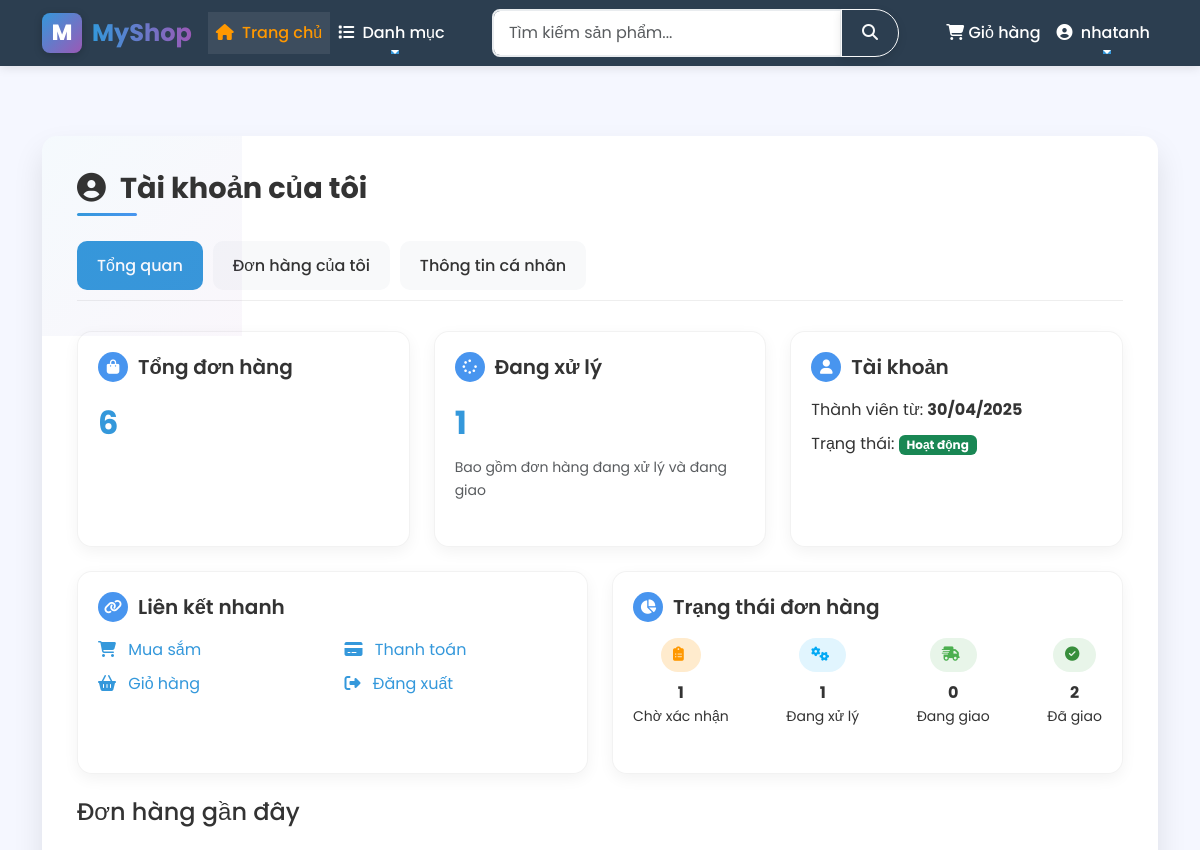
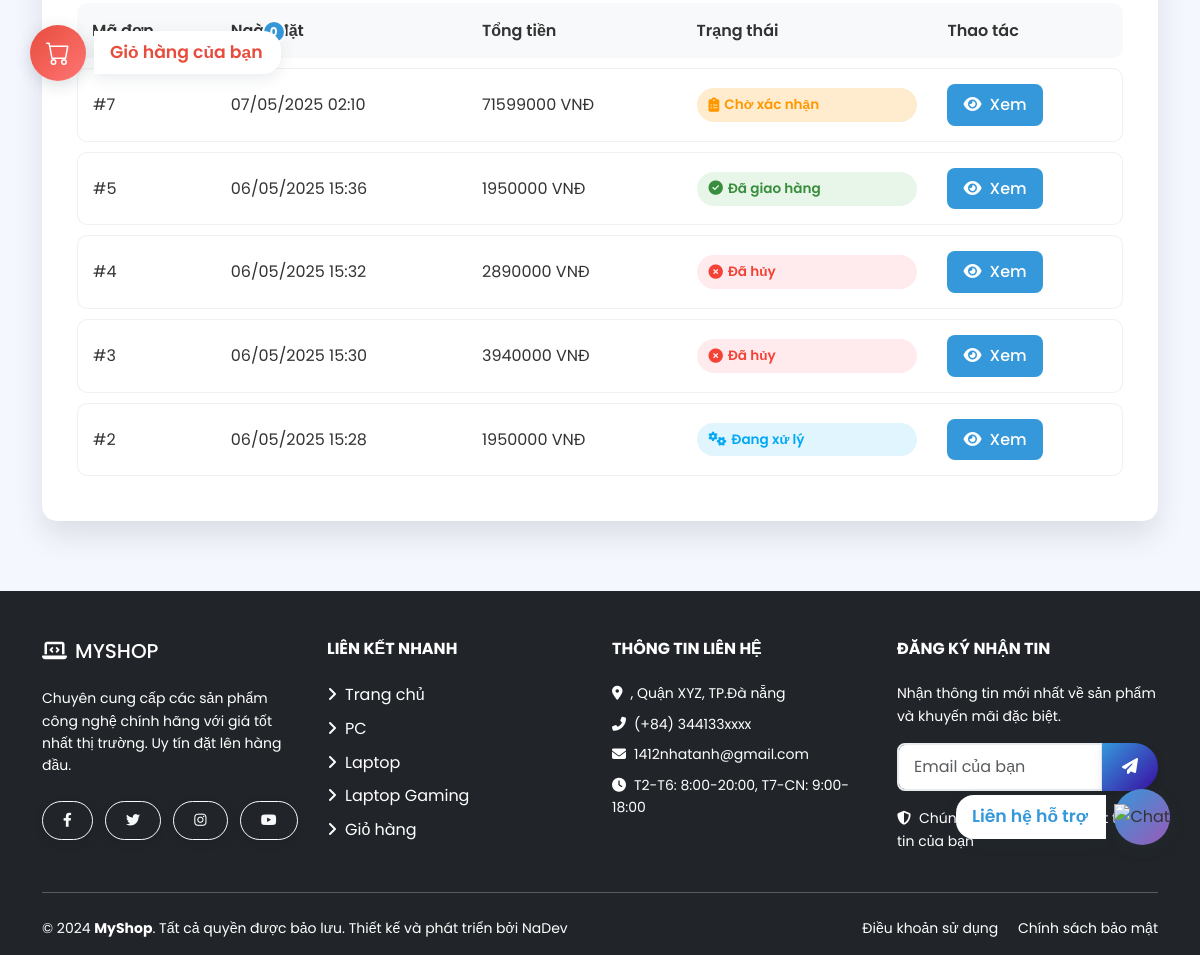
The app's page /account/ (signed in) with its own data (2 pictures, top to bottom).
### shop/models.py (models this page shows, shortened)
class Order(models.Model):
    STATUS_CHOICES = (
        ('pending', 'Chờ xác nhận'),
        ('processing', 'Đang xử lý'),
        ('shipped', 'Đang giao hàng'),
        ('delivered', 'Đã giao hàng'),
        ('cancelled', 'Đã hủy'),
    )
    user = models.ForeignKey(User, on_delete=models.CASCADE, related_name='orders')
    full_name = models.CharField(max_length=100)
    email = models.EmailField()
    phone = models.CharField(max_length=15)
    address = models.TextField()
    city = models.CharField(max_length=100)
    status = models.CharField(max_length=20, choices=STATUS_CHOICES, default='pending')
    total_amount = models.DecimalField(max_digits=12, decimal_places=2)
    created_at = models.DateTimeField(auto_now_add=True)
    updated_at = models.DateTimeField(auto_now=True)
    class Meta:
        ordering = ['-created_at']
    @property
    def get_status_display_vi(self):
        status_map = dict(self.STATUS_CHOICES)
        return status_map.get(self.status, self.status)

### shop/views.py (the view)
# urls.py: path('account/', user_account, name='user_account'),
@login_required(login_url='login')
def user_account(request):
    orders = Order.objects.filter(user=request.user).order_by('-created_at')
    total_orders = orders.count()
    pending_orders = orders.filter(status='pending').count()
    orders_processing = orders.filter(status='processing').count()
    orders_shipped = orders.filter(status='shipped').count()
    orders_delivered = orders.filter(status='delivered').count()
    processing_orders = orders_processing + orders_shipped # Tổng đơn hàng đang xử lý và đang giao
    recent_orders = orders[:5]
    context = {
        'user': request.user,
        'orders': orders,
        'total_orders': total_orders,
        'recent_orders': recent_orders,
        'pending_orders': pending_orders,
        'orders_processing': orders_processing,
        'orders_shipped': orders_shipped,
        'orders_delivered': orders_delivered,
        'processing_orders': processing_orders,
    }
    return render(request, 'shop/user_account.html', context)

### shop/templates/shop/user_account.html (shortened to what this page needs)
{% extends 'shop/base.html' %}
{% load static %}
{% block content %}
<div class="account-section">
    <h1 class="section-title">
        <i class="fas fa-user-circle me-2"></i> Tài khoản của tôi
    </h1>
    <div class="tab-menu">
        <div class="tab-item active" data-tab="dashboard">Tổng quan</div>
        <div class="tab-item" data-tab="orders">Đơn hàng của tôi</div>
        <div class="tab-item" data-tab="profile">Thông tin cá nhân</div>
    </div>
    <div id="dashboard" class="tab-content active">
        <div class="row">
            <div class="col-md-4 mb-4">
                <div class="dashboard-card">
                    <h5 class="card-title"><i class="fas fa-shopping-bag"></i> Tổng đơn hàng</h5>
                    <div class="card-value">{{ total_orders }}</div>
                </div>
            </div>
            <div class="col-md-4 mb-4">
                <div class="dashboard-card">
                    <h5 class="card-title"><i class="fas fa-spinner"></i> Đang xử lý</h5>
                    <div class="card-value">{{ processing_orders }}</div>
                    <div class="mt-2 small text-muted">Bao gồm đơn hàng đang xử lý và đang giao</div>
                </div>
            </div>
            <div class="col-md-4 mb-4">
                <div class="dashboard-card">
                    <h5 class="card-title"><i class="fas fa-user"></i> Tài khoản</h5>
                    <div class="mb-2">Thành viên từ: <span class="fw-bold">{{ user.date_joined|date:"d/m/Y" }}</span></div>
                    <div>Trạng thái: <span class="badge bg-success">Hoạt động</span></div>
                </div>
            </div>
        </div>
        <div class="row">
            <div class="col-md-6 mb-4">
                <div class="dashboard-card">
                    <h5 class="card-title"><i class="fas fa-link"></i> Liên kết nhanh</h5>
                    <div class="row">
                        <div class="col-6">
                            <ul class="list-unstyled">
                                <li class="mb-2"><a href="{% url 'product_list' %}" class="text-decoration-none"><i class="fas fa-shopping-cart me-2"></i> Mua sắm</a></li>
                                <li class="mb-2"><a href="{% url 'view_cart' %}" class="text-decoration-none"><i class="fas fa-shopping-basket me-2"></i> Giỏ hàng</a></li>
                            </ul>
                        </div>
                        <div class="col-6">
                            <ul class="list-unstyled">
                                <li class="mb-2"><a href="{% url 'checkout' %}" class="text-decoration-none"><i class="fas fa-credit-card me-2"></i> Thanh toán</a></li>
                                <li><a href="{% url 'logout' %}" class="text-decoration-none"><i class="fas fa-sign-out-alt me-2"></i> Đăng xuất</a></li>
                            </ul>
                        </div>
                    </div>
                </div>
            </div>
            <div class="col-md-6 mb-4">
                <div class="dashboard-card">
                    <h5 class="card-title"><i class="fas fa-chart-pie"></i> Trạng thái đơn hàng</h5>
                    <div class="d-flex justify-content-between text-center mt-3">
                        <div>
                            <div class="status-badge status-pending d-inline-block mb-2"><i class="fas fa-clipboard-list"></i></div>
                            <div class="fw-bold">{{ pending_orders }}</div>
                            <div class="small">Chờ xác nhận</div>
                        </div>
                        <div>
                            <div class="status-badge status-processing d-inline-block mb-2"><i class="fas fa-cogs"></i></div>
                            <div class="fw-bold">{{ orders_processing }}</div>
                            <div class="small">Đang xử lý</div>
                        </div>
                        <div>
                            <div class="status-badge status-shipped d-inline-block mb-2"><i class="fas fa-shipping-fast"></i></div>
                            <div class="fw-bold">{{ orders_shipped }}</div>
                            <div class="small">Đang giao</div>
                        </div>
                        <div>
                            <div class="status-badge status-delivered d-inline-block mb-2"><i class="fas fa-check-circle"></i></div>
                            <div class="fw-bold">{{ orders_delivered }}</div>
                            <div class="small">Đã giao</div>
                        </div>
                    </div>
                </div>
            </div>
        </div>
        <h4 class="mb-3">Đơn hàng gần đây</h4>
        {% if recent_orders %}
            <div class="table-responsive">
                <table class="orders-table">
                    <thead>
                        <tr>
                            <th>Mã đơn</th>
                            <th>Ngày đặt</th>
                            <th>Tổng tiền</th>
                            <th>Trạng thái</th>
                            <th>Thao tác</th>
                        </tr>
                    </thead>
                    <tbody>
                        {% for order in recent_orders %}
                        <tr>
                            <td>#{{ order.id }}</td>
                            <td>{{ order.created_at|date:"d/m/Y H:i" }}</td>
                            <td>{{ order.total_amount|floatformat:0 }} VNĐ</td>
                            <td>
                                <span class="status-badge status-{{ order.status }}">
                                    {% if order.status == 'pending' %}
                                        <i class="fas fa-clipboard-list"></i>
                                    {% elif order.status == 'processing' %}
                                        <i class="fas fa-cogs"></i>
                                    {% elif order.status == 'shipped' %}
                                        <i class="fas fa-shipping-fast"></i>
                                    {% elif order.status == 'delivered' %}
                                        <i class="fas fa-check-circle"></i>
                                    {% elif order.status == 'cancelled' %}
                                        <i class="fas fa-times-circle"></i>
                                    {% endif %}
                                    {{ order.get_status_display_vi }}
                                </span>
                            </td>
                            <td>
                                <a href="{% url 'order_detail' order.id %}" class="action-btn view-btn">
                                    <i class="fas fa-eye me-1"></i> Xem
                                </a>
                            </td>
                        </tr>
                        {% endfor %}
                    </tbody>
                </table>
            </div>
        {% else %}
            <div class="alert alert-info">
                <i class="fas fa-info-circle me-2"></i> Bạn chưa có đơn hàng nào.
            </div>
        {% endif %}
    </div>
</div>
{% endblock %}

### shop/templates/shop/includes/navbar.html (shortened to what this page needs)
{% load static %}
<nav class="navbar navbar-expand-lg sticky-top navbar-dark bg-dark">
    <div class="container">
        <a class="navbar-brand d-flex align-items-center" href="{% url 'home' %}">
            <div class="logo-container d-flex align-items-center justify-content-center" style="background: linear-gradient(135deg, #3498db, #9b59b6); width: 40px; height: 40px; border-radius: 8px; margin-right: 10px; box-shadow: 0 2px 8px rgba(0,0,0,0.2); transition: transform 0.3s;">
                <span style="font-weight: 800; color: white; font-size: 22px;">M</span>
            </div>
            <span style="font-weight: 700; font-size: 1.5rem; color: #fff; background: linear-gradient(90deg, #3498db, #9b59b6); -webkit-background-clip: text; -webkit-text-fill-color: transparent;">MyShop</span>
        </a>
        <div class="collapse navbar-collapse" id="navbarMain">
            <ul class="navbar-nav me-auto mb-2 mb-lg-0">
                <li class="nav-item">
                    <a class="nav-link active" href="{% url 'home' %}">
                        <i class="fas fa-home me-1"></i> Trang chủ
                    </a>
                </li>
                <li class="nav-item dropdown">
                    <a class="nav-link dropdown-toggle" href="#" id="navbarDropdown" role="button" data-bs-toggle="dropdown" aria-expanded="false">
                        <i class="fas fa-list me-1"></i> Danh mục
                    </a>
                </li>
            </ul>
            <form class="d-flex mx-auto" action="{% url 'product_list' %}" method="get">
                <div class="input-group">
                    <input class="form-control search-input" type="search" placeholder="Tìm kiếm sản phẩm..." aria-label="Search" name="search" value="{% if search %}{{ search }}{% endif %}">
                    <button class="btn btn-outline-light" type="submit">
                        <i class="fas fa-search"></i>
                    </button>
                </div>
            </form>
            <ul class="navbar-nav ms-auto mb-2 mb-lg-0">
                <li class="nav-item">
                    <a class="nav-link position-relative cart-link" href="{% url 'view_cart' %}">
                        <i class="fas fa-shopping-cart"></i> Giỏ hàng
                    </a>
                </li>
                {% if user.is_authenticated %}
                    <li class="nav-item dropdown">
                        <a class="nav-link dropdown-toggle user-link" href="#" id="userDropdown" role="button" data-bs-toggle="dropdown" aria-expanded="false">
                            <i class="fas fa-user-circle me-1"></i> {{ user.username }}
                        </a>
                    </li>
                {% endif %}
            </ul>
        </div>
    </div>
</nav>

### shop/templates/shop/includes/navbar.html (style rules this page uses)
:root { --primary-color: #3498db; --accent-color: #ff9800; --secondary-color: #2c3e50; --light-bg: #f8f9fa; }
.navbar, .navbar-brand { background: #2c3e50 !important; color: #fff !important; }
.navbar .nav-link, .navbar .dropdown-item, .navbar .navbar-brand { color: #fff !important; }
.navbar .nav-link.active, .navbar .nav-link:hover, .navbar .dropdown-item:hover { color: #ff9800 !important; background: rgba(255,255,255,0.08) !important; }
.search-input { border-top-right-radius: 0; border-bottom-right-radius: 0; min-width: 300px; }

### records on screen
Order: id "7", created_at "07/05/2025 02:10", total_amount "71599000", get_status_display_vi "Chờ xác nhận"
Order: id "5", created_at "06/05/2025 15:36", total_amount "1950000", get_status_display_vi "Đã giao hàng"
Order: id "4", created_at "06/05/2025 15:32", total_amount "2890000", get_status_display_vi "Đã hủy"
Order: id "3", created_at "06/05/2025 15:30", total_amount "3940000", get_status_display_vi "Đã hủy"
Order: id "2", created_at "06/05/2025 15:28", total_amount "1950000", get_status_display_vi "Đang xử lý"

### other values on screen
{{ user.username }} "nhatanh"
{{ total_orders }} "6"
{{ processing_orders }} "1"
{{ user.date_joined|date:"d/m/Y" }} "30/04/2025"
{{ pending_orders }} "1"
{{ orders_processing }} "1"
{{ orders_shipped }} "0"
{{ orders_delivered }} "2"
